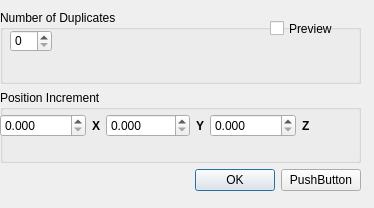
<?xml version="1.0" encoding="UTF-8"?>
<ui version="4.0">
 <class>Duplicate</class>
 <widget class="QDialog" name="Duplicate">
  <property name="geometry">
   <rect>
    <x>0</x>
    <y>0</y>
    <width>374</width>
    <height>208</height>
   </rect>
  </property>
  <property name="windowTitle">
   <string>Dialog</string>
  </property>
  <widget class="QWidget" name="gridLayoutWidget">
   <property name="geometry">
    <rect>
     <x>0</x>
     <y>10</y>
     <width>361</width>
     <height>181</height>
    </rect>
   </property>
   <layout class="QGridLayout" name="gridLayout_2">
    <item row="1" column="0">
     <widget class="QGroupBox" name="groupBox">
      <property name="title">
       <string>Position Increment</string>
      </property>
      <widget class="QWidget" name="verticalLayoutWidget">
       <property name="geometry">
        <rect>
         <x>0</x>
         <y>10</y>
         <width>310</width>
         <height>51</height>
        </rect>
       </property>
       <layout class="QVBoxLayout" name="verticalLayout_2">
        <item>
         <layout class="QHBoxLayout" name="horizontalLayout">
          <item>
           <spacer name="horizontalSpacer_3">
            <property name="orientation">
             <enum>Qt::Horizontal</enum>
            </property>
            <property name="sizeHint" stdset="0">
             <size>
              <width>40</width>
              <height>20</height>
             </size>
            </property>
           </spacer>
          </item>
          <item>
           <widget class="QDoubleSpinBox" name="spin_pos_x">
            <property name="decimals">
             <number>3</number>
            </property>
            <property name="maximum">
             <double>100000.000000000000000</double>
            </property>
            <property name="singleStep">
             <double>0.100000000000000</double>
            </property>
           </widget>
          </item>
          <item>
           <widget class="QLabel" name="label">
            <property name="font">
             <font>
              <weight>75</weight>
              <bold>true</bold>
             </font>
            </property>
            <property name="text">
             <string>X</string>
            </property>
           </widget>
          </item>
          <item>
           <spacer name="horizontalSpacer">
            <property name="orientation">
             <enum>Qt::Horizontal</enum>
            </property>
            <property name="sizeHint" stdset="0">
             <size>
              <width>40</width>
              <height>20</height>
             </size>
            </property>
           </spacer>
          </item>
          <item>
           <widget class="QDoubleSpinBox" name="spin_pos_y">
            <property name="decimals">
             <number>3</number>
            </property>
            <property name="maximum">
             <double>10000.000000000000000</double>
            </property>
            <property name="singleStep">
             <double>0.100000000000000</double>
            </property>
           </widget>
          </item>
          <item>
           <widget class="QLabel" name="label_2">
            <property name="font">
             <font>
              <weight>75</weight>
              <bold>true</bold>
             </font>
            </property>
            <property name="text">
             <string>Y</string>
            </property>
           </widget>
          </item>
          <item>
           <spacer name="horizontalSpacer_2">
            <property name="orientation">
             <enum>Qt::Horizontal</enum>
            </property>
            <property name="sizeHint" stdset="0">
             <size>
              <width>40</width>
              <height>20</height>
             </size>
            </property>
           </spacer>
          </item>
          <item>
           <widget class="QDoubleSpinBox" name="spin_pos_z">
            <property name="decimals">
             <number>3</number>
            </property>
            <property name="maximum">
             <double>100000.000000000000000</double>
            </property>
            <property name="singleStep">
             <double>0.100000000000000</double>
            </property>
           </widget>
          </item>
          <item>
           <widget class="QLabel" name="label_3">
            <property name="font">
             <font>
              <weight>75</weight>
              <bold>true</bold>
             </font>
            </property>
            <property name="text">
             <string>Z</string>
            </property>
           </widget>
          </item>
          <item>
           <spacer name="horizontalSpacer_4">
            <property name="orientation">
             <enum>Qt::Horizontal</enum>
            </property>
            <property name="sizeHint" stdset="0">
             <size>
              <width>40</width>
              <height>20</height>
             </size>
            </property>
           </spacer>
          </item>
         </layout>
        </item>
       </layout>
      </widget>
      <zorder>verticalLayoutWidget</zorder>
      <zorder>groupBox_2</zorder>
      <zorder>groupBox_2</zorder>
     </widget>
    </item>
    <item row="0" column="0">
     <widget class="QGroupBox" name="groupBox_2">
      <property name="title">
       <string>Number of Duplicates</string>
      </property>
      <widget class="QSpinBox" name="spin_num_duplicates">
       <property name="geometry">
        <rect>
         <x>10</x>
         <y>20</y>
         <width>42</width>
         <height>22</height>
        </rect>
       </property>
      </widget>
      <widget class="QCheckBox" name="chk_preview">
       <property name="geometry">
        <rect>
         <x>270</x>
         <y>10</y>
         <width>70</width>
         <height>17</height>
        </rect>
       </property>
       <property name="text">
        <string>Preview</string>
       </property>
      </widget>
     </widget>
    </item>
    <item row="2" column="0">
     <layout class="QHBoxLayout" name="horizontalLayout_2">
      <item>
       <spacer name="horizontalSpacer_5">
        <property name="orientation">
         <enum>Qt::Horizontal</enum>
        </property>
        <property name="sizeHint" stdset="0">
         <size>
          <width>40</width>
          <height>20</height>
         </size>
        </property>
       </spacer>
      </item>
      <item>
       <widget class="QPushButton" name="pushButton">
        <property name="text">
         <string>OK</string>
        </property>
       </widget>
      </item>
      <item>
       <widget class="QPushButton" name="pushButton_2">
        <property name="text">
         <string>PushButton</string>
        </property>
       </widget>
      </item>
     </layout>
    </item>
   </layout>
  </widget>
 </widget>
 <resources/>
 <connections/>
</ui>
